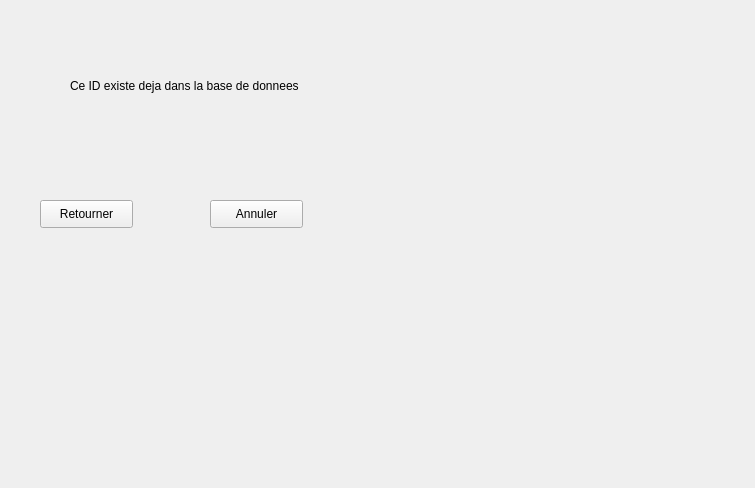
<?xml version="1.0" encoding="UTF-8"?>
<ui version="4.0">
 <class>busAjoutErreur1</class>
 <widget class="QWidget" name="busAjoutErreur1">
  <property name="geometry">
   <rect>
    <x>0</x>
    <y>0</y>
    <width>755</width>
    <height>488</height>
   </rect>
  </property>
  <property name="windowTitle">
   <string>Form</string>
  </property>
  <widget class="QPushButton" name="erreur1BusAnnuler">
   <property name="geometry">
    <rect>
     <x>210</x>
     <y>200</y>
     <width>93</width>
     <height>28</height>
    </rect>
   </property>
   <property name="styleSheet">
    <string notr="true">font: 75 8pt &quot;Times New Roman&quot;;</string>
   </property>
   <property name="text">
    <string>Annuler</string>
   </property>
  </widget>
  <widget class="QLabel" name="LabelErreur1Bus">
   <property name="geometry">
    <rect>
     <x>70</x>
     <y>70</y>
     <width>291</width>
     <height>31</height>
    </rect>
   </property>
   <property name="styleSheet">
    <string notr="true">font: 75 8pt &quot;Times New Roman&quot;;</string>
   </property>
   <property name="text">
    <string>Ce ID existe deja dans la base de donnees</string>
   </property>
  </widget>
  <widget class="QPushButton" name="erreur1BusRetourner">
   <property name="geometry">
    <rect>
     <x>40</x>
     <y>200</y>
     <width>93</width>
     <height>28</height>
    </rect>
   </property>
   <property name="styleSheet">
    <string notr="true">font: 75 8pt &quot;Times New Roman&quot;;</string>
   </property>
   <property name="text">
    <string>Retourner</string>
   </property>
  </widget>
 </widget>
 <resources/>
 <connections/>
</ui>
